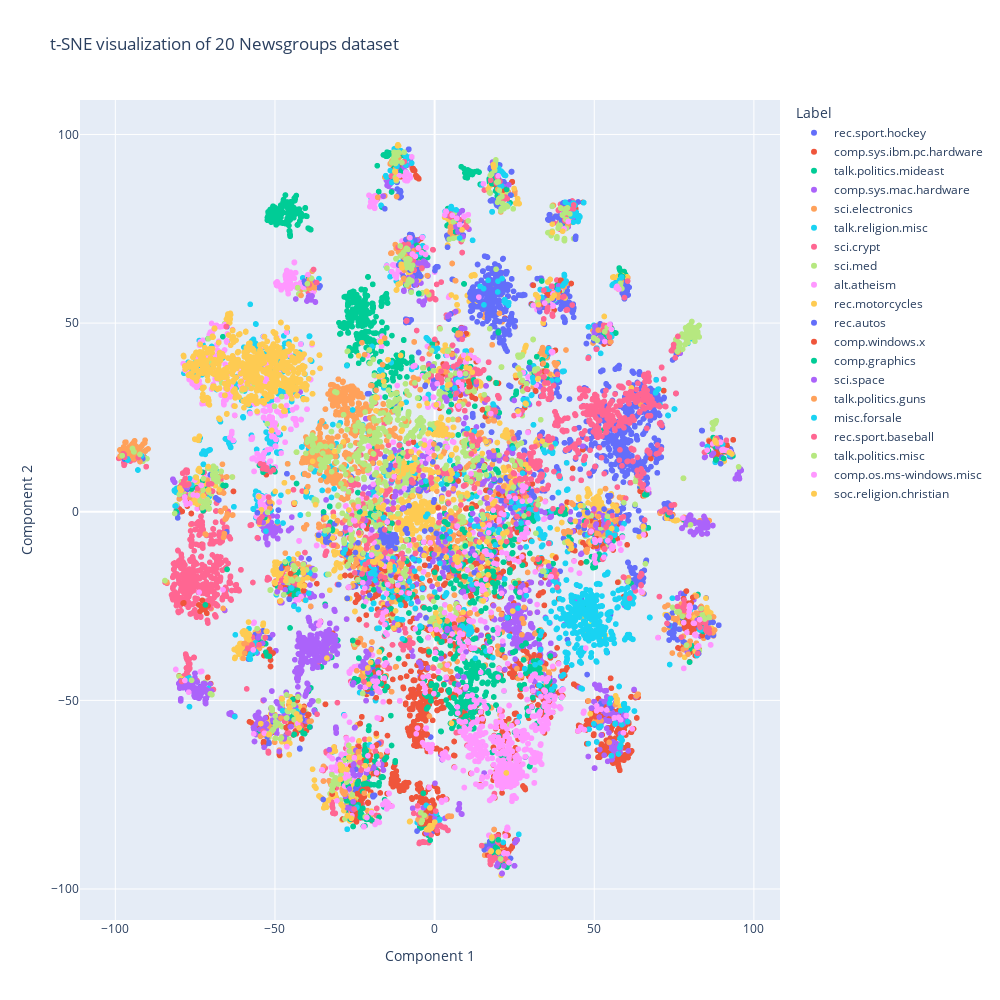

Notebook code for this chart:
### Code cell
# obviously a big muddle in the middle but some clear clustering structure!  
plot_tsne("Label")

### Figure 1 — Plotly figure (JSON) as saved in the notebook; plotly's stock layout.template omitted (floating-point values rounded to 4 significant figures; data arrays with more than 128 entries replaced by an {"elided": "..."} marker saying what was removed)
{"data": [{"hovertemplate": "Label=rec.sport.hockey<br>Component 1=%{x}<br>Component 2=%{y}<extra></extra>", "legendgroup": "rec.sport.hockey", "marker": {"color": "#636efa", "symbol": "circle"}, "mode": "markers", "name": "rec.sport.hockey", "showlegend": true, "type": "scattergl", "x": {"elided": "999 float values"}, "xaxis": "x", "y": {"elided": "999 float values"}, "yaxis": "y"}, {"hovertemplate": "Label=comp.sys.ibm.pc.hardware<br>Component 1=%{x}<br>Component 2=%{y}<extra></extra>", "legendgroup": "comp.sys.ibm.pc.hardware", "marker": {"color": "#EF553B", "symbol": "circle"}, "mode": "markers", "name": "comp.sys.ibm.pc.hardware", "showlegend": true, "type": "scattergl", "x": {"elided": "982 float values"}, "xaxis": "x", "y": {"elided": "982 float values"}, "yaxis": "y"}, {"hovertemplate": "Label=talk.politics.mideast<br>Component 1=%{x}<br>Component 2=%{y}<extra></extra>", "legendgroup": "talk.politics.mideast", "marker": {"color": "#00cc96", "symbol": "circle"}, "mode": "markers", "name": "talk.politics.mideast", "showlegend": true, "type": "scattergl", "x": {"elided": "940 float values"}, "xaxis": "x", "y": {"elided": "940 float values"}, "yaxis": "y"}, {"hovertemplate": "Label=comp.sys.mac.hardware<br>Component 1=%{x}<br>Component 2=%{y}<extra></extra>", "legendgroup": "comp.sys.mac.hardware", "marker": {"color": "#ab63fa", "symbol": "circle"}, "mode": "markers", "name": "comp.sys.mac.hardware", "showlegend": true, "type": "scattergl", "x": {"elided": "963 float values"}, "xaxis": "x", "y": {"elided": "963 float values"}, "yaxis": "y"}, {"hovertemplate": "Label=sci.electronics<br>Component 1=%{x}<br>Component 2=%{y}<extra></extra>", "legendgroup": "sci.electronics", "marker": {"color": "#FFA15A", "symbol": "circle"}, "mode": "markers", "name": "sci.electronics", "showlegend": true, "type": "scattergl", "x": {"elided": "984 float values"}, "xaxis": "x", "y": {"elided": "984 float values"}, "yaxis": "y"}, {"hovertemplate": "Label=talk.religion.misc<br>Component 1=%{x}<br>Component 2=%{y}<extra></extra>", "legendgroup": "talk.religion.misc", "marker": {"color": "#19d3f3", "symbol": "circle"}, "mode": "markers", "name": "talk.religion.misc", "showlegend": true, "type": "scattergl", "x": {"elided": "628 float values"}, "xaxis": "x", "y": {"elided": "628 float values"}, "yaxis": "y"}, {"hovertemplate": "Label=sci.crypt<br>Component 1=%{x}<br>Component 2=%{y}<extra></extra>", "legendgroup": "sci.crypt", "marker": {"color": "#FF6692", "symbol": "circle"}, "mode": "markers", "name": "sci.crypt", "showlegend": true, "type": "scattergl", "x": {"elided": "991 float values"}, "xaxis": "x", "y": {"elided": "991 float values"}, "yaxis": "y"}, {"hovertemplate": "Label=sci.med<br>Component 1=%{x}<br>Component 2=%{y}<extra></extra>", "legendgroup": "sci.med", "marker": {"color": "#B6E880", "symbol": "circle"}, "mode": "markers", "name": "sci.med", "showlegend": true, "type": "scattergl", "x": {"elided": "990 float values"}, "xaxis": "x", "y": {"elided": "990 float values"}, "yaxis": "y"}, {"hovertemplate": "Label=alt.atheism<br>Component 1=%{x}<br>Component 2=%{y}<extra></extra>", "legendgroup": "alt.atheism", "marker": {"color": "#FF97FF", "symbol": "circle"}, "mode": "markers", "name": "alt.atheism", "showlegend": true, "type": "scattergl", "x": {"elided": "799 float values"}, "xaxis": "x", "y": {"elided": "799 float values"}, "yaxis": "y"}, {"hovertemplate": "Label=rec.motorcycles<br>Component 1=%{x}<br>Component 2=%{y}<extra></extra>", "legendgroup": "rec.motorcycles", "marker": {"color": "#FECB52", "symbol": "circle"}, "mode": "markers", "name": "rec.motorcycles", "showlegend": true, "type": "scattergl", "x": {"elided": "996 float values"}, "xaxis": "x", "y": {"elided": "996 float values"}, "yaxis": "y"}, {"hovertemplate": "Label=rec.autos<br>Component 1=%{x}<br>Component 2=%{y}<extra></extra>", "legendgroup": "rec.autos", "marker": {"color": "#636efa", "symbol": "circle"}, "mode": "markers", "name": "rec.autos", "showlegend": true, "type": "scattergl", "x": {"elided": "990 float values"}, "xaxis": "x", "y": {"elided": "990 float values"}, "yaxis": "y"}, {"hovertemplate": "Label=comp.windows.x<br>Component 1=%{x}<br>Component 2=%{y}<extra></extra>", "legendgroup": "comp.windows.x", "marker": {"color": "#EF553B", "symbol": "circle"}, "mode": "markers", "name": "comp.windows.x", "showlegend": true, "type": "scattergl", "x": {"elided": "988 float values"}, "xaxis": "x", "y": {"elided": "988 float values"}, "yaxis": "y"}, {"hovertemplate": "Label=comp.graphics<br>Component 1=%{x}<br>Component 2=%{y}<extra></extra>", "legendgroup": "comp.graphics", "marker": {"color": "#00cc96", "symbol": "circle"}, "mode": "markers", "name": "comp.graphics", "showlegend": true, "type": "scattergl", "x": {"elided": "973 float values"}, "xaxis": "x", "y": {"elided": "973 float values"}, "yaxis": "y"}, {"hovertemplate": "Label=sci.space<br>Component 1=%{x}<br>Component 2=%{y}<extra></extra>", "legendgroup": "sci.space", "marker": {"color": "#ab63fa", "symbol": "circle"}, "mode": "markers", "name": "sci.space", "showlegend": true, "type": "scattergl", "x": {"elided": "987 float values"}, "xaxis": "x", "y": {"elided": "987 float values"}, "yaxis": "y"}, {"hovertemplate": "Label=talk.politics.guns<br>Component 1=%{x}<br>Component 2=%{y}<extra></extra>", "legendgroup": "talk.politics.guns", "marker": {"color": "#FFA15A", "symbol": "circle"}, "mode": "markers", "name": "talk.politics.guns", "showlegend": true, "type": "scattergl", "x": {"elided": "910 float values"}, "xaxis": "x", "y": {"elided": "910 float values"}, "yaxis": "y"}, {"hovertemplate": "Label=misc.forsale<br>Component 1=%{x}<br>Component 2=%{y}<extra></extra>", "legendgroup": "misc.forsale", "marker": {"color": "#19d3f3", "symbol": "circle"}, "mode": "markers", "name": "misc.forsale", "showlegend": true, "type": "scattergl", "x": {"elided": "975 float values"}, "xaxis": "x", "y": {"elided": "975 float values"}, "yaxis": "y"}, {"hovertemplate": "Label=rec.sport.baseball<br>Component 1=%{x}<br>Component 2=%{y}<extra></extra>", "legendgroup": "rec.sport.baseball", "marker": {"color": "#FF6692", "symbol": "circle"}, "mode": "markers", "name": "rec.sport.baseball", "showlegend": true, "type": "scattergl", "x": {"elided": "994 float values"}, "xaxis": "x", "y": {"elided": "994 float values"}, "yaxis": "y"}, {"hovertemplate": "Label=talk.politics.misc<br>Component 1=%{x}<br>Component 2=%{y}<extra></extra>", "legendgroup": "talk.politics.misc", "marker": {"color": "#B6E880", "symbol": "circle"}, "mode": "markers", "name": "talk.politics.misc", "showlegend": true, "type": "scattergl", "x": {"elided": "775 float values"}, "xaxis": "x", "y": {"elided": "775 float values"}, "yaxis": "y"}, {"hovertemplate": "Label=comp.os.ms-windows.misc<br>Component 1=%{x}<br>Component 2=%{y}<extra></extra>", "legendgroup": "comp.os.ms-windows.misc", "marker": {"color": "#FF97FF", "symbol": "circle"}, "mode": "markers", "name": "comp.os.ms-windows.misc", "showlegend": true, "type": "scattergl", "x": {"elided": "985 float values"}, "xaxis": "x", "y": {"elided": "985 float values"}, "yaxis": "y"}, {"hovertemplate": "Label=soc.religion.christian<br>Component 1=%{x}<br>Component 2=%{y}<extra></extra>", "legendgroup": "soc.religion.christian", "marker": {"color": "#FECB52", "symbol": "circle"}, "mode": "markers", "name": "soc.religion.christian", "showlegend": true, "type": "scattergl", "x": {"elided": "997 float values"}, "xaxis": "x", "y": {"elided": "997 float values"}, "yaxis": "y"}], "layout": {"autosize": false, "height": 1000, "legend": {"title": {"text": "Label"}, "tracegroupgap": 0}, "title": {"text": "t-SNE visualization of 20 Newsgroups dataset"}, "width": 1000, "xaxis": {"anchor": "y", "domain": [0, 1], "title": {"text": "Component 1"}}, "yaxis": {"anchor": "x", "domain": [0, 1], "title": {"text": "Component 2"}}}}
